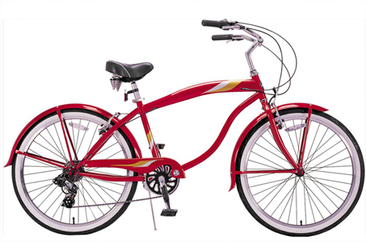
#> input picture images/bicycle.bmp, 366 x 242 px, shrunk from 453 x 300 before the run, found by its file name
$ jupyter execute 'Canny Edge Detector.ipynb'
#> lines starting #> are read from the running program, lines starting #| are printed output that depends on the picture; after the words box and inside, x2 and y2 are one past the last pixel; in counts of white or black regions, pixels touching at a corner belong together
[cell 1]
#Implementation of Canny Edge Detector

#Import Libraries
import matplotlib.pyplot as plt
import numpy as np
import imageio
from scipy import ndimage

[cell 2]
#This cell contains all the used functions for Phase I

#Define RGB2gray function
def rgb2gray(img) :
    return np.dot(img[..., :3], [0.2989, 0.5870, 0.1140])


#Detemine gradient function for Fx and Fy using sobel filter(normlized)
def gradient_x(img) :
    grad_img = ndimage.convolve(img, np.array([[-1, 0, 1],[-2, 0, 2],[-1, 0, 1]]))
    return grad_img/np.max(grad_img)

def gradient_y(img) :
    grad_img = ndimage.convolve(img, np.array([[-1, -2, -1],[0, 0, 0],[1, 2, 1]]))
    return grad_img/np.max(grad_img)


#Define gradient magnitude function
def gradient_mag(fx, fy) :
    grad_mag = np.hypot(fx, fy)
    return grad_mag/np.max(grad_mag)

[cell 3]
#This cell contains all functions used in Phase 2

#2.a : Find closest direction D*
def closest_dir_function(grad_dir) :
    closest_dir_arr = np.zeros(grad_dir.shape)
    for i in range(1, int(grad_dir.shape[0] - 1)) :
        for j in range(1, int(grad_dir.shape[1] - 1)) :

            if((grad_dir[i, j] > -22.5 and grad_dir[i, j] <= 22.5) or (grad_dir[i, j] <= -157.5 and grad_dir[i, j] > 157.5)) :
                closest_dir_arr[i, j] = 0

            elif((grad_dir[i, j] > 22.5 and grad_dir[i, j] <= 67.5) or (grad_dir[i, j] <= -112.5 and grad_dir[i, j] > -157.5)) :
                closest_dir_arr[i, j] = 45

            elif((grad_dir[i, j] > 67.5 and grad_dir[i, j] <= 112.5) or (grad_dir[i, j] <= -67.5 and grad_dir[i, j] > -112.5)) :
                closest_dir_arr[i, j] = 90

            else:
                closest_dir_arr[i, j] = 135

    return closest_dir_arr


#2.b : Convert to thinned edge
def non_maximal_suppressor(grad_mag, closest_dir) :
    thinned_output = np.zeros(grad_mag.shape)
    for i in range(1, int(grad_mag.shape[0] - 1)) :
        for j in range(1, int(grad_mag.shape[1] - 1)) :

            if(closest_dir[i, j] == 0) :
                if((grad_mag[i, j] > grad_mag[i, j+1]) and (grad_mag[i, j] > grad_mag[i, j-1])) :
                    thinned_output[i, j] = grad_mag[i, j]
                else :
                    thinned_output[i, j] = 0

            elif(closest_dir[i, j] == 45) :
                if((grad_mag[i, j] > grad_mag[i+1, j+1]) and (grad_mag[i, j] > grad_mag[i-1, j-1])) :
                    thinned_output[i, j] = grad_mag[i, j]
                else :
                    thinned_output[i, j] = 0

            elif(closest_dir[i, j] == 90) :
                if((grad_mag[i, j] > grad_mag[i+1, j]) and (grad_mag[i, j] > grad_mag[i-1, j])) :
                    thinned_output[i, j] = grad_mag[i, j]
                else :
                    thinned_output[i, j] = 0

            else :
                if((grad_mag[i, j] > grad_mag[i+1, j-1]) and (grad_mag[i, j] > grad_mag[i-1, j+1])) :
                    thinned_output[i, j] = grad_mag[i, j]
                else :
                    thinned_output[i, j] = 0

    return thinned_output/np.max(thinned_output)

[cell 4]
#This cell contains all the used functionsfor Phase III

#Function to include weak pixels that are connected to chain of strong pixels
def DFS(img) :
    for i in range(1, int(img.shape[0] - 1)) :
        for j in range(1, int(img.shape[1] - 1)) :
            if(img[i, j] == 1) :
                t_max = max(img[i-1, j-1], img[i-1, j], img[i-1, j+1], img[i, j-1],
                            img[i, j+1], img[i+1, j-1], img[i+1, j], img[i+1, j+1])
                if(t_max == 2) :
                    img[i, j] = 2


#Hysteresis Thresholding
def hysteresis_thresholding(img) :
    low_ratio = 0.10
    high_ratio = 0.30
    diff = np.max(img) - np.min(img)
    t_low = np.min(img) + low_ratio * diff
    t_high = np.min(img) + high_ratio * diff

    temp_img = np.copy(img)

    #Assign values to pixels
    for i in range(1, int(img.shape[0] - 1)) :
        for j in range(1, int(img.shape[1] - 1)) :
            #Strong pixels
            if(img[i, j] > t_high) :
                temp_img[i, j] = 2
            #Weak pixels
            elif(img[i, j] < t_low) :
                temp_img[i, j] = 0
            #Intermediate pixels
            else :
                temp_img[i, j] = 1

    #Include weak pixels that are connected to chain of strong pixels
    total_strong = np.sum(temp_img == 2)
    while(1) :
        DFS(temp_img)
        if(total_strong == np.sum(temp_img == 2)) :
            break
        total_strong = np.sum(temp_img == 2)

    #Remove weak pixels
    for i in range(1, int(temp_img.shape[0] - 1)) :
        for j in range(1, int(temp_img.shape[1] - 1)) :
            if(temp_img[i, j] == 1) :
                temp_img[i, j] = 0

    temp_img = temp_img/np.max(temp_img)
    return temp_img

[cell 5]
#Canny Edge Detector Implementation and test

input_path = "../data/"
output_path = "../canny_output/"
img_name = ["bicycle.bmp", "bird.bmp", "dog.bmp", "einstein.bmp", "plane.bmp", "toy_image.jpg"]

#Load the input images
for img in img_name :
    input_img = imageio.imread(input_path + img)
#> input_img is the input picture: shape (242, 366, 3); mean R, G, B 225.1, 212.9, 215.6
    plt.imshow(input_img)
    plt.show()

    #Convert the image to grayscale
    gray_input_img = rgb2gray(input_img)

    #Apply gaussian blurring
    blur_img = ndimage.gaussian_filter(gray_input_img, sigma = 1.0)
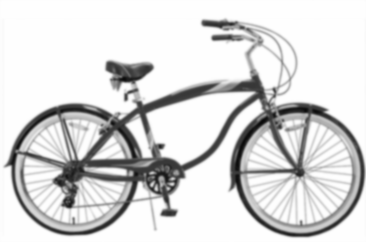
#> blur_img: shape (242, 366) float64; min 9.03, max 255, mean 216.8

    #Find gradient Fx
    x_grad = gradient_x(blur_img)
#> in gradient_x, `grad_img = ndimage.convolve(img, np.array([[-1, 0, 1],[-2, 0, 2],[-1, ..`:
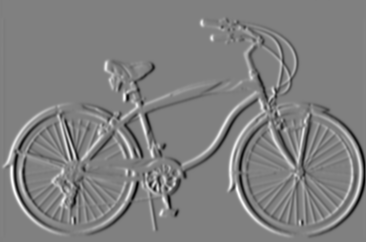
#> grad_img: shape (242, 366) float64; min -566, max 559, mean 0.1; drawn with min black and max white

    #Find gradient Fy
    y_grad = gradient_y(blur_img)
#> in gradient_y, `grad_img = ndimage.convolve(img, np.array([[-1, -2, -1],[0, 0, 0],[1, ..`:
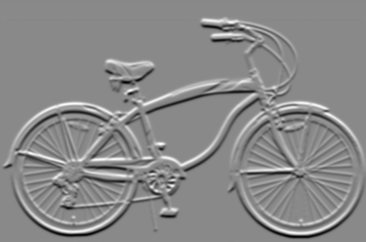
#> grad_img: shape (242, 366) float64; min -617.1, max 527.3, mean 0; drawn with min black and max white

    #Compute edge strength
    grad_mag = gradient_mag(x_grad, y_grad)
#> in gradient_mag, `grad_mag = np.hypot(fx, fy)`:
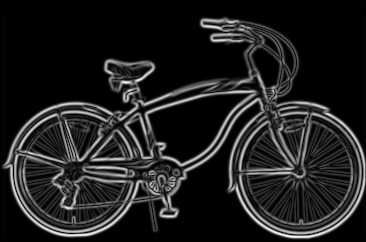
#> grad_mag: shape (242, 366) float64; min 1.08e-16, max 1.18, mean 0.147; drawn with min black and max white
    plt.imshow(grad_mag, cmap = plt.get_cmap('gray'))
    plt.show()
    imageio.imwrite(output_path + img.split('.')[0] + "/img1_grad_mag.jpg", grad_mag, cmap = 'gray')

    #Compute direction of gradient
    grad_dir = np.degrees(np.arctan2(y_grad, x_grad))
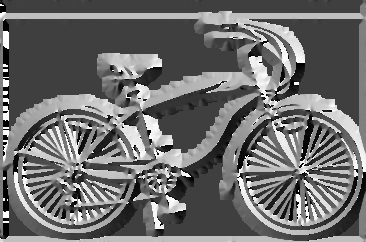
#> grad_dir: shape (242, 366) float64; min -180, max 180, mean -25.6; drawn with min black and max white
    plt.imshow(grad_dir, cmap = plt.get_cmap('gray'))
    plt.show()
    imageio.imwrite(output_path + img.split('.')[0] + "/img2_grad_dir.jpg", grad_dir, cmap = 'gray')


    #Phase 2 : Non maximal suppression
    closest_dir = closest_dir_function(grad_dir)
#> after the loop in closest_dir_function, `for i in range(1, int(grad_dir.shape[0] - 1)) :`:
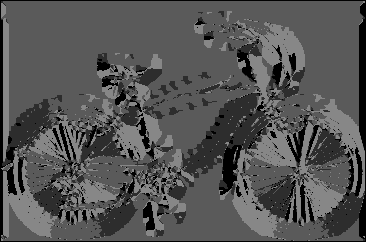
#> closest_dir_arr: shape (242, 366) float64; min 0, max 135, mean 84
    thinned_output = non_maximal_suppressor(grad_mag, closest_dir)
#> after the loop in non_maximal_suppressor, `for i in range(1, int(grad_mag.shape[0] - 1)) :`:
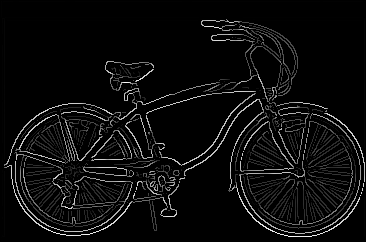
#> thinned_output: shape (242, 366) float64; min 0, max 1, mean 0.0512
    plt.imshow(thinned_output, cmap = plt.get_cmap('gray'))
    plt.show()
    imageio.imwrite(output_path + img.split('.')[0] + "/img3_thinned.jpg", thinned_output, cmap = 'gray')


    #Phase 3 : Hysteresis Thresholding
    output_img = hysteresis_thresholding(thinned_output)
#> in hysteresis_thresholding, `diff = np.max(img) - np.min(img)`: diff = 1
#> in hysteresis_thresholding, `t_low = np.min(img) + low_ratio * diff`: t_low = 0.1
#> in hysteresis_thresholding, `t_high = np.min(img) + high_ratio * diff`: t_high = 0.3
#> after the loop in hysteresis_thresholding, `for i in range(1, int(img.shape[0] - 1)) :`:
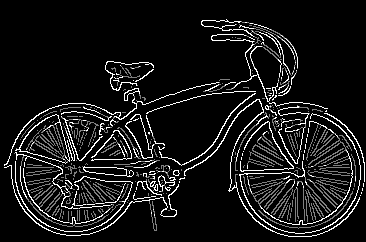
#> temp_img: shape (242, 366) float64; 14.63% of pixels changed, all inside (x1, y1, x2, y2) = (1, 1, 365, 241); drawn with min black and max white
#> in hysteresis_thresholding, `total_strong = np.sum(temp_img == 2)`: total_strong = 5904
#> the loop in hysteresis_thresholding, `while(1) :` made 29 passes
#> total_strong on passes 1 to 12: 7693, 7961, 8090, 8202, 8291, 8359, 8446, 8503, 8541, 8572, 8603, 8621
#> after the loop in hysteresis_thresholding, `while(1) :`:
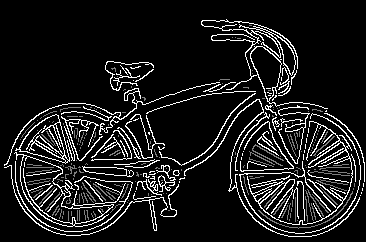
#> temp_img: shape (242, 366) float64; 3.25% of pixels changed, all inside (x1, y1, x2, y2) = (14, 21, 356, 231); drawn with min black and max white
#> after the loop in hysteresis_thresholding, `for i in range(1, int(temp_img.shape[0] - 1)) :`:
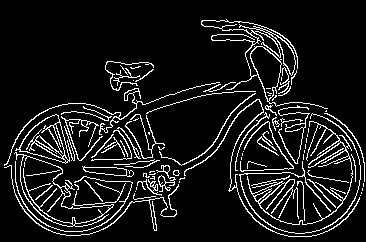
#> temp_img: shape (242, 366) float64; values 0 (black) and 2 (white), 9.9% white in thin lines or dots, all inside (x1, y1, x2, y2) = (4, 19, 365, 237)
    plt.imshow(output_img, cmap = plt.get_cmap('gray'))
    plt.show()
    imageio.imwrite(output_path + img.split('.')[0] + "/img4_final_output.jpg", output_img, cmap = 'gray')
#> pass 2 of the loop `for img in img_name :`:
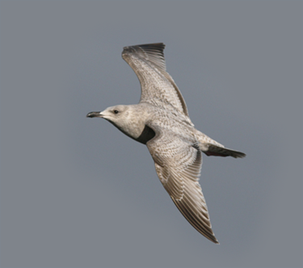
#> input picture images/bird.bmp, 303 x 268 px, shrunk from 375 x 331 before the run, found by its file name
#> input_img is the input picture: shape (268, 303, 3); mean R, G, B 127.7, 131.3, 136.8
#> blur_img: shape (268, 303) float64
#> grad_mag: shape (268, 303) float64
#> grad_dir: shape (268, 303) float64
#> after the loop in hysteresis_thresholding (call 2), `for i in range(1, int(img.shape[0] - 1)) :`:
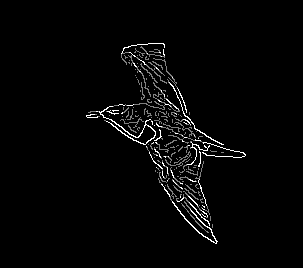
#> temp_img: shape (268, 303) float64; min 0, max 2, mean 0.0491; drawn with min black and max white
#> in hysteresis_thresholding (call 2), `total_strong = np.sum(temp_img == 2)`: total_strong = 1181
#> the loop in hysteresis_thresholding (call 2), `while(1) :` made 28 passes
#> total_strong on passes 1 to 8: 1702, 1803, 1864, 1906, 1939, 1969, 1992, 2011
#> after the loop in hysteresis_thresholding (call 2), `for i in range(1, int(temp_img.shape[0] - 1)) :`:
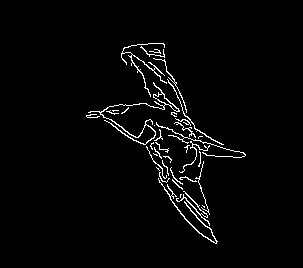
#> temp_img: shape (268, 303) float64; values 0 (black) and 2 (white), 2.6% white in thin lines or dots, all inside (x1, y1, x2, y2) = (86, 43, 246, 244)
#> pass 3 of the loop `for img in img_name :`:
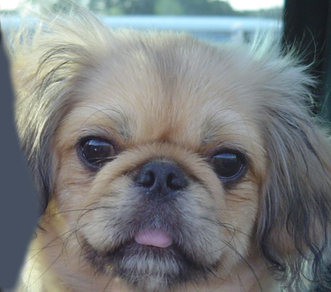
#> input picture images/dog.bmp, 331 x 292 px, shrunk from 410 x 361 before the run, found by its file name
#> input_img is the input picture: shape (292, 331, 3); mean R, G, B 121.2, 124.5, 125
#> blur_img: shape (292, 331) float64
#> grad_mag: shape (292, 331) float64
#> grad_dir: shape (292, 331) float64
#> in hysteresis_thresholding (call 3), `total_strong = np.sum(temp_img == 2)`: total_strong = 1581
#> the loop in hysteresis_thresholding (call 3), `while(1) :` made 62 passes
#> total_strong on passes 1 to 8: 2980, 3335, 3499, 3614, 3709, 3781, 3827, 3862
#> after the loop in hysteresis_thresholding (call 3), `for i in range(1, int(temp_img.shape[0] - 1)) :`:
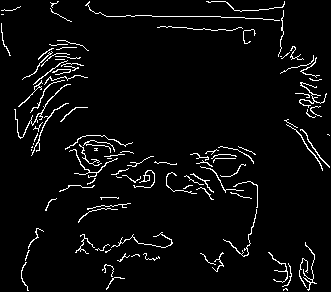
#> temp_img: shape (292, 331) float64; values 0 (black) and 2 (white), 4.3% white in thin lines or dots
#> the loop made 6 passes; the first 3 are shown
